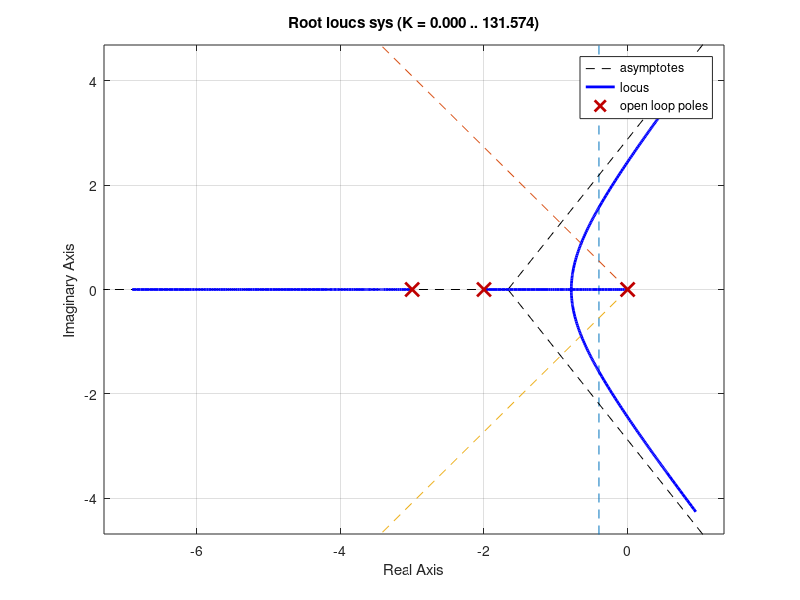

Write MATLAB code to recreate this figure. (Note: this script raises an error after producing the figure.)
% Problem 1
%            1
% sys = -------------
%        s(s+2)(s+5)
% 1 + K*sys = 0 (charactristics equation)
sys = tf([1], conv([1 0], conv([1 2], [1 5])));
% Sketch the root locus
rlocus(sys);

% Test_1 the value of K 
% K >= 70 unstable
K = 70; 
G = tf([K], [1 2 0]);
H = tf([1], [1 5]);
T = feedback(G, H, -1);
step(T)

% K <  70 stable
K = 69.9; 
G = tf([K], [1 2 0]);
H = tf([1], [1 5]);
T = feedback(G, H, -1);
step(T)

% Problem 2
% P.0. = 100*e^(-zeta*pi / sqrt(1 - zeta^2))% <= 10%
% The soultion of zeta as following
P_O = 0.1;
zeta = ((log(P_O)/pi)^2 / (1+(log(P_O)/pi)^2))^0.5; 
theta = acosd(zeta);
% Ts = 4/zeta*omega_n = 10
plot([-0.4 -0.4], [-8 8], '--',... 
     [0  8/tand(180-theta)], [0  8], '--',...
     [0 -8/tand(180+theta)], [0 -8], '--')
hold on;

sys = tf([1], [1 5 6 0]);
rlocus(sys)
[kp, poles] = rlocfind(sys)
figure
t = 0 : 0.1 : 15;
T = feedback(kp * sys, 1, -1);
[y, t] = step(T, t);
plot(t, y), grid on;
xlabel('time (sec)'), ylabel('y(t)');



